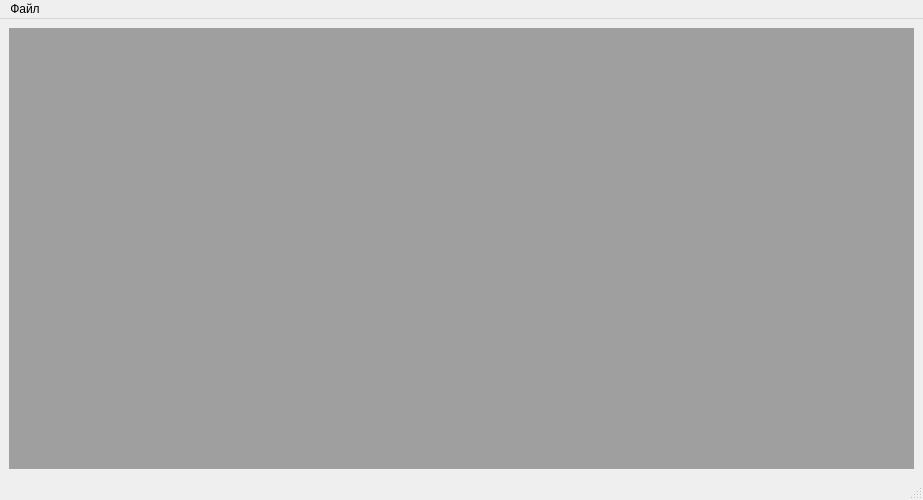
<?xml version="1.0" encoding="UTF-8"?>
<ui version="4.0">
 <class>MainWindow</class>
 <widget class="QMainWindow" name="MainWindow">
  <property name="geometry">
   <rect>
    <x>0</x>
    <y>0</y>
    <width>923</width>
    <height>500</height>
   </rect>
  </property>
  <property name="windowTitle">
   <string>MainWindow</string>
  </property>
  <widget class="QWidget" name="centralwidget">
   <layout class="QGridLayout" name="gridLayout">
    <item row="0" column="0">
     <widget class="QMdiArea" name="mdiArea"/>
    </item>
   </layout>
  </widget>
  <widget class="QMenuBar" name="menubar">
   <property name="geometry">
    <rect>
     <x>0</x>
     <y>0</y>
     <width>923</width>
     <height>21</height>
    </rect>
   </property>
   <widget class="QMenu" name="menu">
    <property name="title">
     <string>Файл</string>
    </property>
    <addaction name="action"/>
   </widget>
   <addaction name="menu"/>
  </widget>
  <widget class="QStatusBar" name="statusbar"/>
  <action name="action">
   <property name="text">
    <string>Новый граф</string>
   </property>
  </action>
 </widget>
 <resources/>
 <connections/>
</ui>
